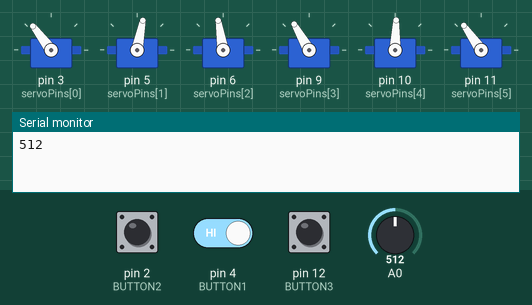
Bench run of a program on a simulated Arduino Uno, built with avr-gcc and run on an emulated ATmega328P. On the bench: 6 × servo, the last lines printed to the serial monitor. The inputs (shaded band) are chosen by the test bench; at power-on: pin 2 (BUTTON2) LOW, pin 4 (BUTTON1) HIGH, pin 12 (BUTTON3) LOW, A0 = 512.

Above: at 14.0 s.
14.1 s: pin 2 (BUTTON2) pulled HIGH for 3 s
At 15.0 s:
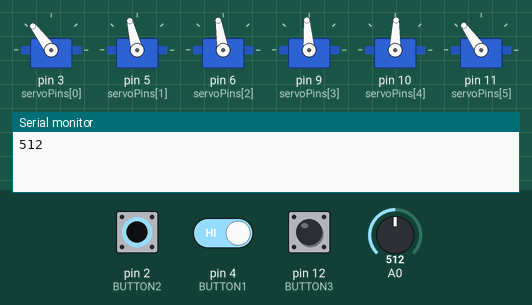
26.4 s: pin 2 (BUTTON2) driven HIGH and pin 4 (BUTTON1) driven LOW
At 29.5 s:
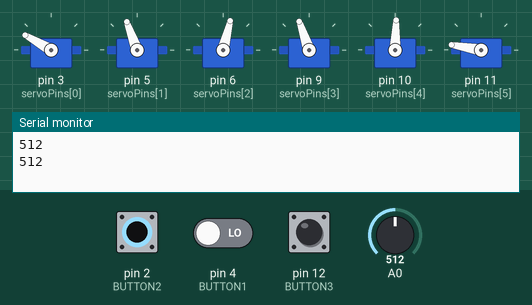
At 37.6 s:
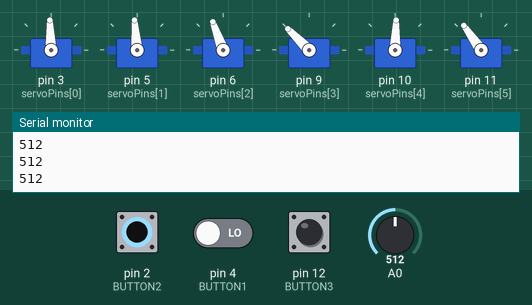
38.7 s: pin 4 (BUTTON1) driven HIGH
51.0 s: pin 2 (BUTTON2) driven LOW
63.3 s: pin 4 (BUTTON1) driven LOW
Timing chart, 0 to 76.6 s (numbered marks = the images above; inputs shaded):
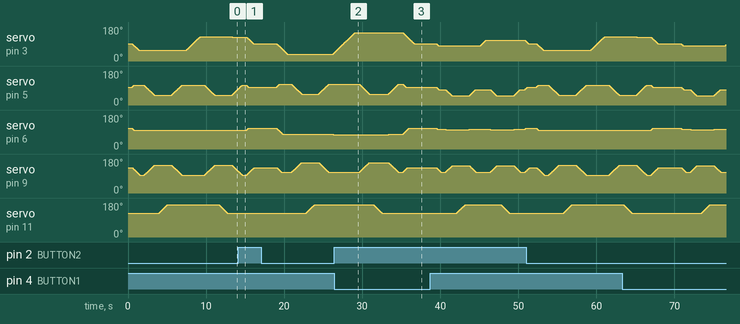

The program:

main.cpp
```cpp
#include <Arduino.h>
#include <Servo.h>

// Create servo objects for 6 servos
Servo servo1, servo2, servo3, servo4, servo5, servo6;

//int InitFixedAngles[6] = {95, 91, 94, 140, 88, 125};
int InitFixedAngles[6] = {92, 95, 110, 135, 88, 125};

// Current angles of servos
// int currentAngles[6] = {95, 91, 94, 140, 88, 125}; // Initial positions (degrees)
int currentAngles[6] = {92, 95, 110, 135, 88, 125}; // Initial positions (degrees)

// Target angles for servos
//int targetAngles[6] = {95, 91, 94, 140, 88, 125}; // Set target angles here
int targetAngles[6] = {92, 95, 110, 135, 88, 125}; // Set target angles here

// Speed for each servo (degrees per update step)
int servoSpeeds[6] = {1, 1, 1, 1, 1, 1}; // Adjust speed as needed

// Servo pins
const int servoPins[6] = {3, 5, 6, 9, 10, 11}; // Connect your servos to these pins


#define BUTTON1 4
#define BUTTON2 2
#define BUTTON3 12

bool updateServoPositions();
void setServoAngle(int index, int angle);
void grab_box1();
void grab_box2();
void grab_box3();

void setup() {

  // Configure button pins as INPUT_PULLUP
  pinMode(BUTTON1, INPUT);
  pinMode(BUTTON2, INPUT);
  pinMode(BUTTON3, INPUT);


  Serial.begin(9600);
  // Attach servos to pins
  servo1.attach(servoPins[0]);
  servo2.attach(servoPins[1]);
  servo3.attach(servoPins[2]);
  servo4.attach(servoPins[3]);
  servo5.attach(servoPins[4]);
  servo6.attach(servoPins[5]);

  // Set initial positions
  for (int i = 0; i < 6; i++) {
    setServoAngle(i, currentAngles[i]);
  }

  while (!updateServoPositions()); // Wait until movement completes

  delay(500); // Optional: Add a small delay for stability

  // Set up button pins as inputs
  // pinMode(A0,INPUT);
}

void loop() {
  Serial.println(analogRead(A0));
  // Check which button is pressed and call the respective function
  if (digitalRead(BUTTON1) == LOW) { // Button 1 pressed
    grab_box1();
    delay(200);
  } else if (digitalRead(BUTTON2) == LOW) { // Button 1 pressed
    grab_box2();
    delay(200);
  } else if (digitalRead(BUTTON3) == LOW) { // Button 1 pressed
    grab_box3();
    delay(200);
  }

  delay(100); // Small delay to debounce the buttons
}

bool updateServoPositions() {
  bool allReached = true;

  for (int i = 0; i < 6; i++) {
    if (currentAngles[i] != targetAngles[i]) {
      allReached = false;

      // Calculate the step direction
      if (currentAngles[i] < targetAngles[i]) {
        currentAngles[i] = min(currentAngles[i] + servoSpeeds[i], targetAngles[i]);
      } else {
        currentAngles[i] = max(currentAngles[i] - servoSpeeds[i], targetAngles[i]);
      }

      // Update the servo angle
      setServoAngle(i, currentAngles[i]);
    }
  }

  delay(25); // Small delay for smooth motion
  return allReached;
}

void setServoAngle(int index, int angle) {
  switch (index) {
    case 0: servo1.write(angle); break;
    case 1: servo2.write(angle); break;
    case 2: servo3.write(angle); break;
    case 3: servo4.write(angle); break;
    case 4: servo5.write(angle); break;
    case 5: servo6.write(angle); break;
  }
}

void grab_box1(){

  delay(2000);
  targetAngles[0] = InitFixedAngles[0] - 14.71 + 3; //14.71
  targetAngles[1] = InitFixedAngles[1] - 12.56;
  targetAngles[2] = InitFixedAngles[2] - 4.4;
  targetAngles[3] = InitFixedAngles[3] - 25.03;
  targetAngles[4] = InitFixedAngles[4];
  while (!updateServoPositions());

  delay(500);

  // Wait until movement completes
  // Step 1: Move to the box's location (picking position)
  targetAngles[0] = InitFixedAngles[0] - 11; //14
  targetAngles[1] = InitFixedAngles[1] - 45.58;
  targetAngles[2] = InitFixedAngles[2] - 6.38;
  targetAngles[3] = InitFixedAngles[3] + 9.96;
  targetAngles[4] = InitFixedAngles[4];
  while (!updateServoPositions()); // Wait until movement completes

  delay(500); // Optional: Add a small delay for stability

  // Step 2: Grab the box (close gripper)
  targetAngles[5] = 170;
  while (!updateServoPositions());

  delay(500); // Optional: Add a small delay for gripping

  targetAngles[0] = InitFixedAngles[0] - 14.71 + 3;
  targetAngles[1] = InitFixedAngles[1] - 12.56;
  targetAngles[2] = InitFixedAngles[2] - 4.4;
  targetAngles[3] = InitFixedAngles[3] - 25.03;
  targetAngles[4] = InitFixedAngles[4];
  while (!updateServoPositions());

  delay(500);

  targetAngles[0] = InitFixedAngles[0] + 14.71 + 3;
  targetAngles[1] = InitFixedAngles[1] - 12.56;
  targetAngles[2] = InitFixedAngles[2] - 4.4;
  targetAngles[3] = InitFixedAngles[3] - 25.03;
  targetAngles[4] = InitFixedAngles[4];
  while (!updateServoPositions());

  delay(500);

  // Step 4: Move to the box's destination (placing position)
  targetAngles[0] = InitFixedAngles[0] + 17; //14
  targetAngles[1] = InitFixedAngles[1] - 45.58;
  targetAngles[2] = InitFixedAngles[2] - 6.38;
  targetAngles[3] = InitFixedAngles[3] + 9.96;
  targetAngles[4] = InitFixedAngles[4];
  while (!updateServoPositions());

  delay(500);

  // Step 5: Release the box (open gripper)
  targetAngles[5] = 125;
  while (!updateServoPositions());

  delay(500);

  targetAngles[0] = InitFixedAngles[0] + 14.71 + 3;
  targetAngles[1] = InitFixedAngles[1] - 12.56;
  targetAngles[2] = InitFixedAngles[2] - 4.4;
  targetAngles[3] = InitFixedAngles[3] - 25.03;
  targetAngles[4] = InitFixedAngles[4];
  while (!updateServoPositions());

  delay(500);

  // Step 6: Return to initial position
  for (int i = 0; i < 6; i++) {
    targetAngles[i] = InitFixedAngles[i];
  }
  while (!updateServoPositions());

  delay(500);
}

void grab_box2() {

  targetAngles[0] = InitFixedAngles[0] - 35.71;  //26.34
  targetAngles[1] = InitFixedAngles[1] + 9.23;
  targetAngles[2] = InitFixedAngles[2] - 10.69;
  targetAngles[3] = InitFixedAngles[3] - 40.55;
  targetAngles[4] = InitFixedAngles[4];
  while (!updateServoPositions()); // Wait until movement completes

  delay(500);

  // Step 1: Move to the box's location (picking position)
  targetAngles[0] = InitFixedAngles[0] - 35.71;
  targetAngles[1] = InitFixedAngles[1] - 42.94;
  targetAngles[2] = InitFixedAngles[2] - 11.13;
  targetAngles[3] = InitFixedAngles[3] + 12.06;
  targetAngles[4] = InitFixedAngles[4];
  while (!updateServoPositions()); // Wait until movement completes

  delay(500); // Optional: Add a small delay for stability

  // Step 2: Grab the box (close gripper)
  targetAngles[5] = 170;
  while (!updateServoPositions());

  delay(500); // Optional: Add a small delay for gripping

  targetAngles[0] = InitFixedAngles[0] - 35.71; //-26.34
  targetAngles[1] = InitFixedAngles[1] + 9.23;
  targetAngles[2] = InitFixedAngles[2] - 10.69;
  targetAngles[3] = InitFixedAngles[3] - 40.55;
  targetAngles[4] = InitFixedAngles[4];
  while (!updateServoPositions()); // Wait until movement completes

  delay(500); // Optional: Add a small delay for stability

  targetAngles[0] = InitFixedAngles[0] + 37.71; //26.34
  targetAngles[1] = InitFixedAngles[1] + 9.23;
  targetAngles[2] = InitFixedAngles[2] - 10.69;
  targetAngles[3] = InitFixedAngles[3] - 40.55;
  targetAngles[4] = InitFixedAngles[4];
  while (!updateServoPositions()); // Wait until movement completes

  delay(500); // Optional: Add a small delay for stability

  // Step 4: Move to the box's destination (placing position)
  targetAngles[0] = InitFixedAngles[0] + 37.71;
  targetAngles[1] = InitFixedAngles[1] - 42.94;
  targetAngles[2] = InitFixedAngles[2] - 11.13;
  targetAngles[3] = InitFixedAngles[3] + 12.06;
  targetAngles[4] = InitFixedAngles[4];
  while (!updateServoPositions());

  delay(500);

  // Step 5: Release the box (open gripper)
  targetAngles[5] = 125;
  while (!updateServoPositions());

  delay(500);

  targetAngles[0] = InitFixedAngles[0] + 35.71; //26.34
  targetAngles[1] = InitFixedAngles[1] + 9.23;
  targetAngles[2] = InitFixedAngles[2] - 10.69;
  targetAngles[3] = InitFixedAngles[3] - 40.55;
  targetAngles[4] = InitFixedAngles[4];
  while (!updateServoPositions()); // Wait until movement completes

  delay(500); // Optional: Add a small delay for stability

  // Step 6: Return to initial position
  for (int i = 0; i < 6; i++) {
    targetAngles[i] = InitFixedAngles[i];
  }
  while (!updateServoPositions());

  delay(500);

  // Box grabbing and placing operation complete
}

void grab_box3(){

  delay(2000);

  targetAngles[0] = InitFixedAngles[0] - 54.13;
  targetAngles[1] = InitFixedAngles[1] + 15.77;
  targetAngles[2] = InitFixedAngles[2] - 32.18;
  targetAngles[3] = InitFixedAngles[3] - 25.59;
  targetAngles[4] = InitFixedAngles[4];
  while (!updateServoPositions());

  delay(500);

  // Wait until movement completes
  // Step 1: Move to the box's location (picking position)
  targetAngles[0] = InitFixedAngles[0] - 54.13;
  targetAngles[1] = InitFixedAngles[1] - 36.18;
  targetAngles[2] = InitFixedAngles[2] - 32.18;
  targetAngles[3] = InitFixedAngles[3] + 26.36;
  targetAngles[4] = InitFixedAngles[4];
  while (!updateServoPositions()); // Wait until movement completes

  delay(500); // Optional: Add a small delay for stability

  // Step 2: Grab the box (close gripper)
  targetAngles[5] = 170;
  while (!updateServoPositions());

  delay(500); // Optional: Add a small delay for gripping

  targetAngles[0] = InitFixedAngles[0] - 54.13;
  targetAngles[1] = InitFixedAngles[1] + 15.77;
  targetAngles[2] = InitFixedAngles[2] - 32.18;
  targetAngles[3] = InitFixedAngles[3] - 25.59;
  targetAngles[4] = InitFixedAngles[4];
  while (!updateServoPositions());

  delay(500);

  targetAngles[0] = InitFixedAngles[0] + 58.13;
  targetAngles[1] = InitFixedAngles[1] + 15.77;
  targetAngles[2] = InitFixedAngles[2] - 33.18;
  targetAngles[3] = InitFixedAngles[3] - 25.59;
  targetAngles[4] = InitFixedAngles[4];
  while (!updateServoPositions());

  delay(500);

  // Step 4: Move to the box's destination (placing position)
  targetAngles[0] = InitFixedAngles[0] + 58.13;
  targetAngles[1] = InitFixedAngles[1] - 36.18;
  targetAngles[2] = InitFixedAngles[2] - 33.18;
  targetAngles[3] = InitFixedAngles[3] + 26.36;
  targetAngles[4] = InitFixedAngles[4];
  while (!updateServoPositions());

  delay(500);

  // Step 5: Release the box (open gripper)
  targetAngles[5] = 125;
  while (!updateServoPositions());

  delay(750);

  targetAngles[0] = InitFixedAngles[0] + 58.13;
  targetAngles[1] = InitFixedAngles[1] + 15.77;
  targetAngles[2] = InitFixedAngles[2] - 32.18;
  targetAngles[3] = InitFixedAngles[3] - 25.59;
  targetAngles[4] = InitFixedAngles[4];
  while (!updateServoPositions());

  delay(500);

  // Step 6: Return to initial position
  for (int i = 0; i < 6; i++) {
    targetAngles[i] = InitFixedAngles[i];
  }
  while (!updateServoPositions());

  delay(500);
}
```

Measured:
- after the input at 26.4 s, servo on pin 3 (servoPins[0]): goes on until 36.6 s, then stays 92°; servo on pin 6 (servoPins[2]): goes on until 36.0 s, then stays 110°
- by itself, servo on pin 11 (servoPins[5]): rises from 125° to 170° in 1.1 s, then falls to 125° in 7.7 s
